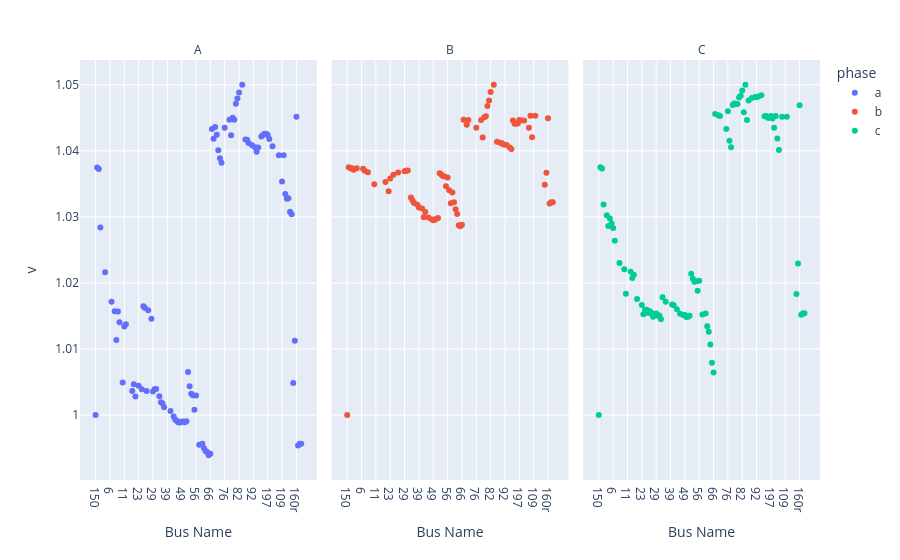

Source (notebook cell):
### Code cell
opf.plot_voltages(sol.voltages, t=t_plot)

### Figure 1 — Plotly figure (JSON) as saved in the notebook; plotly's stock layout.template omitted (floating-point values rounded to 4 significant figures; data arrays with more than 128 entries replaced by an {"elided": "..."} marker saying what was removed)
{"data": [{"hovertemplate": "phase=a<br>name=%{x}<br>v=%{y}<extra></extra>", "legendgroup": "a", "marker": {"color": "#636efa", "symbol": "circle"}, "mode": "markers", "name": "a", "orientation": "v", "showlegend": true, "type": "scatter", "x": {"elided": "130 str values"}, "xaxis": "x", "y": {"elided": "130 float values"}, "yaxis": "y"}, {"hovertemplate": "phase=b<br>name=%{x}<br>v=%{y}<extra></extra>", "legendgroup": "b", "marker": {"color": "#EF553B", "symbol": "circle"}, "mode": "markers", "name": "b", "orientation": "v", "showlegend": true, "type": "scatter", "x": {"elided": "130 str values"}, "xaxis": "x2", "y": {"elided": "130 float values"}, "yaxis": "y2"}, {"hovertemplate": "phase=c<br>name=%{x}<br>v=%{y}<extra></extra>", "legendgroup": "c", "marker": {"color": "#00cc96", "symbol": "circle"}, "mode": "markers", "name": "c", "orientation": "v", "showlegend": true, "type": "scatter", "x": {"elided": "130 str values"}, "xaxis": "x3", "y": {"elided": "130 float values"}, "yaxis": "y3"}], "layout": {"annotations": [{"font": {}, "showarrow": false, "text": "A", "x": 0.16, "xanchor": "center", "xref": "paper", "y": 1, "yanchor": "bottom", "yref": "paper"}, {"font": {}, "showarrow": false, "text": "B", "x": 0.5, "xanchor": "center", "xref": "paper", "y": 1, "yanchor": "bottom", "yref": "paper"}, {"font": {}, "showarrow": false, "text": "C", "x": 0.84, "xanchor": "center", "xref": "paper", "y": 1, "yanchor": "bottom", "yref": "paper"}], "legend": {"title": {"text": "phase"}, "tracegroupgap": 0}, "margin": {"t": 60}, "xaxis": {"anchor": "y", "domain": [0, 0.32], "title": {"text": "Bus Name"}}, "xaxis2": {"anchor": "y2", "domain": [0.34, 0.66], "matches": "x", "title": {"text": "Bus Name"}}, "xaxis3": {"anchor": "y3", "domain": [0.68, 1.0], "matches": "x", "title": {"text": "Bus Name"}}, "yaxis": {"anchor": "x", "domain": [0, 1], "title": {"text": "v"}}, "yaxis2": {"anchor": "x2", "domain": [0, 1], "matches": "y", "showticklabels": false}, "yaxis3": {"anchor": "x3", "domain": [0, 1], "matches": "y", "showticklabels": false}}}
